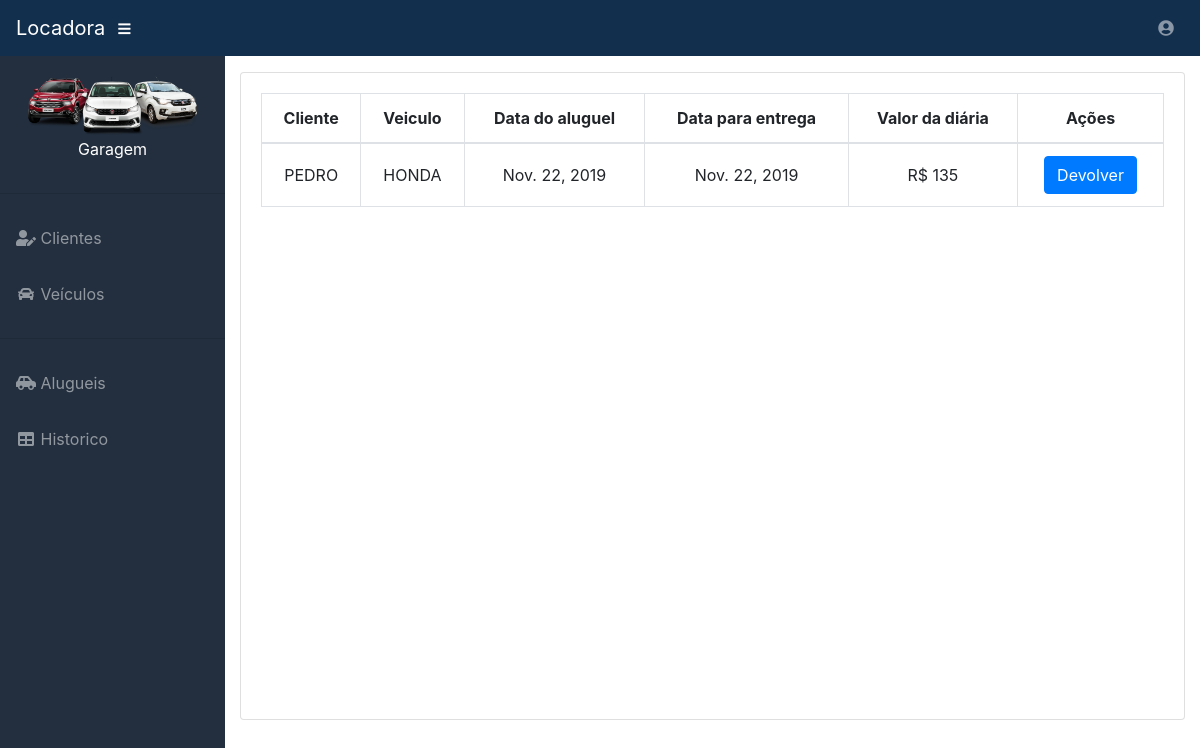
The page /alugados (signed in) on the database as committed earlier.
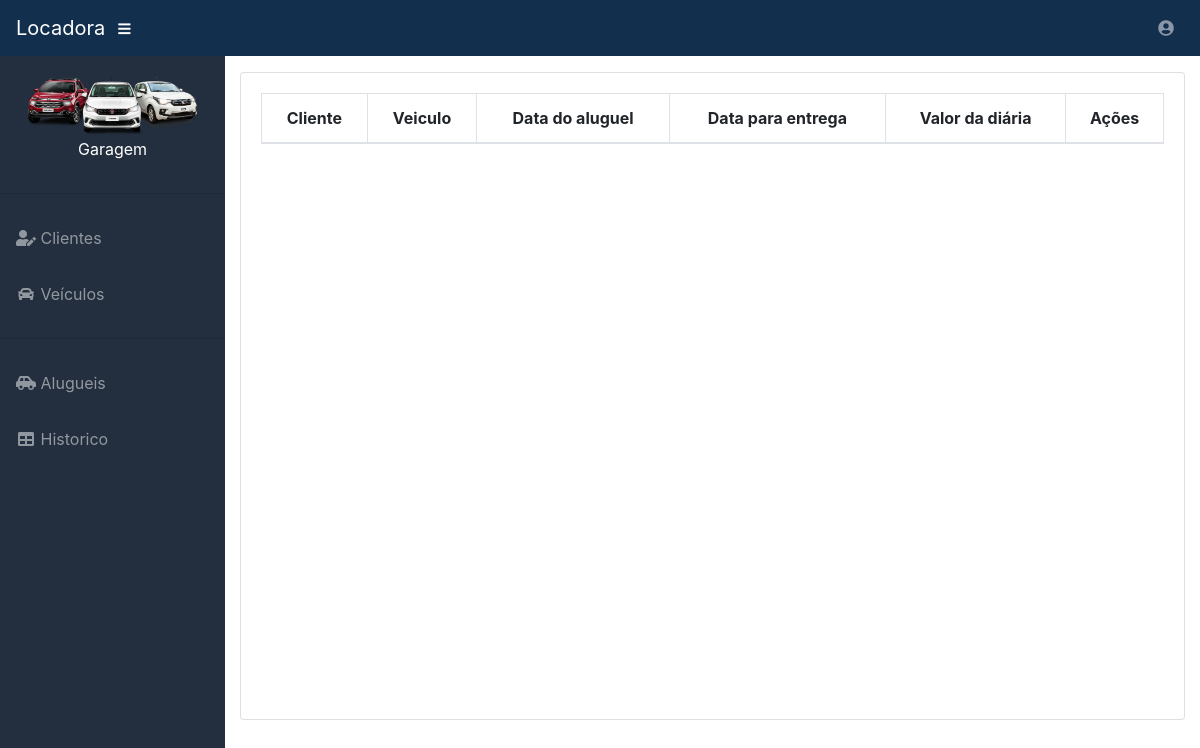
The same page on the database as committed later.
### Controles/models.py (models this page shows)
class Aluguel(models.Model):
    dt_aluguel = models.DateField('Data do aluguel')
    dt_prazo = models.DateField('Prazo')
    dt_devolucao = models.DateField('Data da devolução', blank=True, null=True)
    valor_aluguel = models.IntegerField('Valor do aluguel')
    km_saida = models.IntegerField('Km de saida')
    km_devolucao = models.IntegerField('Km de devolução', blank=True, null=True)
    status = models.IntegerField(default=1)
    qtd_dias = models.IntegerField(blank=True, null=True)
    valor_total_aluguel = models.IntegerField(blank=True, null=True)
    cliente = models.ForeignKey(Cliente, on_delete=models.CASCADE)
    veiculo = models.ForeignKey(Veiculo, on_delete=models.CASCADE)

class Cliente(models.Model):
    nome = models.CharField('Nome', max_length=100, )
    sobrenome = models.CharField('Sobrenome', max_length=100)
    email = models.EmailField('Email')
    telefone = models.CharField('Telefone', max_length=20)
    cpf = models.CharField('CPF', max_length=20)
    rg = models.CharField('RG', max_length=20)
    estado_rg = models.CharField('Estado RG', max_length=2)
    rua = models.CharField('Rua', max_length=150)
    numero = models.IntegerField('Número')
    cidade = models.CharField('Cidade', max_length=150)
    estado = models.CharField('Estado', max_length=2)
    cep = models.CharField('CEP',max_length=20)
    def __str__(self):
        return self.nome

class Veiculo(models.Model):
    marca = models.CharField('Marca', max_length=100)
    modelo = models.CharField('Modelo', max_length=100)
    renavam = models.CharField('Renavam', max_length=20)
    placa = models.CharField('Placa', max_length=10)
    numero_chassis = models.CharField('Número do chassis', max_length=20)
    ano_fabricacao = models.IntegerField('Ano de fabricação')
    cor = models.CharField('Cor', max_length=50)
    cidade = models.CharField('Cidade', max_length=150)
    estado = models.CharField('Estado', max_length=2)
    valor_diaria = models.IntegerField('Valor da diária')
    status_aluguel = models.CharField('Status', max_length=10)
    def __str__(self):
        return self.marca

### Controles/views.py (the view)
# urls.py: path('alugados', alugados, name='alugados'),
@login_required(login_url='login')
def alugados(request):
    alugados = Aluguel.objects.filter(status=1)
    return render(request, 'alugados.html', locals())

### templates/alugados.html (shortened to what this page needs)
{% extends 'base.html' %}
{% load static %}
{% block conteudo %}
<div class="card mb-3" style="height: 100%;">
          <div class="card-body">
            <div class="table-responsive">
              <table class="table table-bordered" id="dataTable" width="100%" cellspacing="0">
                <thead>
                  <tr style="text-align: center">
                    <th>Cliente</th>
                    <th>Veiculo</th>
                    <th>Data do aluguel</th>
                    <th>Data para entrega</th>
                    <th>Valor da diária</th>
                    <th>Ações</th>
                  </tr>
                </thead>
                <tbody style="text-align: center">
                {% for i in alugados %}
                  {% if i.veiculo.status_aluguel == '1' %}
                      <tr>
                        <td><a >{{ i.cliente }}</a></td>
                        <td><a >{{ i.veiculo }}</a></td>
                        <td>{{ i.dt_aluguel }}</td>
                        <td>{{ i.dt_prazo }}</td>
                        <td>R$ {{ i.veiculo.valor_diaria }}</td>
                        <td><a href="{% url 'devolucao' id_veiculo=i.veiculo.id id_aluguel=i.id %}" class="btn btn-primary" role="button" aria-pressed="true">Devolver</a></td>
                      </tr>
                  {% endif %}
                {% endfor %}
                </tbody>
              </table><br>
            </div>
          </div>
</div>
{% endblock %}

Rows that differ between the two databases and show on the page:
removed Aluguel: cliente "PEDRO", veiculo "HONDA", dt_aluguel "Nov. 22, 2019", dt_prazo "Nov. 22, 2019", veiculo.valor_diaria "135"
